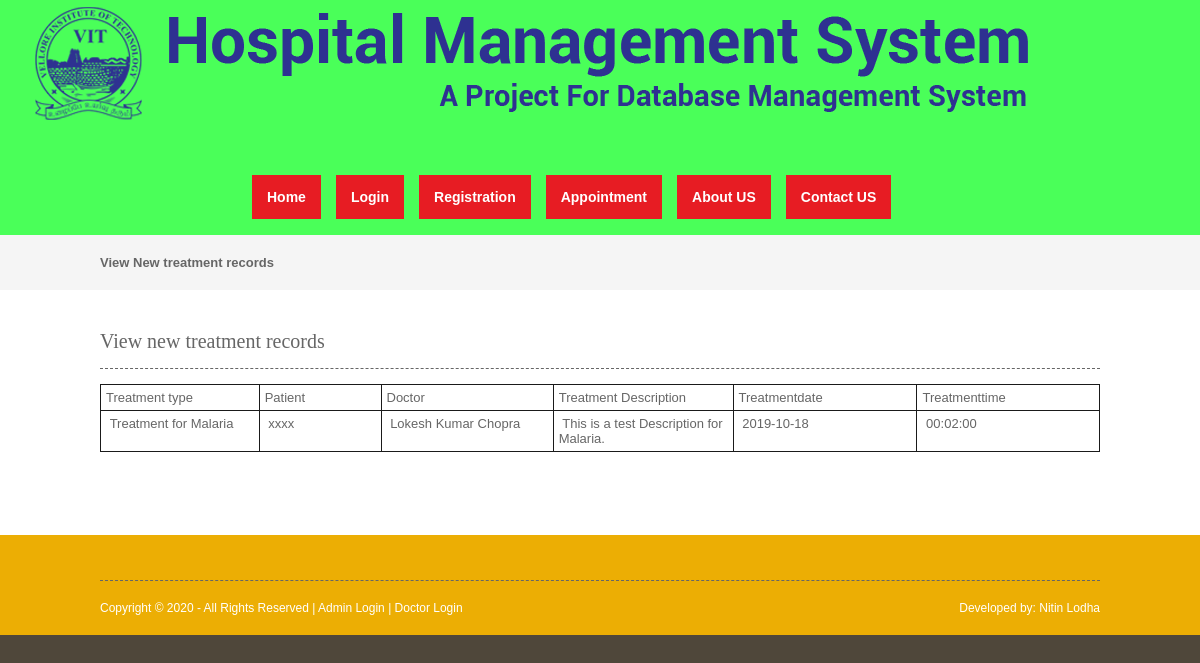
The page /viewtreatmentrecord.php on the database its author committed.
### tables this page shows
CREATE TABLE `treatment_records` (
  `treatment_records_id` int(10) NOT NULL,
  `treatmentid` int(10) NOT NULL,
  `appointmentid` int(10) NOT NULL,
  `patientid` int(10) NOT NULL,
  `doctorid` int(10) NOT NULL,
  `treatment_description` text NOT NULL,
  `uploads` varchar(100) NOT NULL,
  `treatment_date` date NOT NULL,
  `treatment_time` time NOT NULL DEFAULT current_timestamp(),
  `status` varchar(10) NOT NULL
);

CREATE TABLE `treatment` (
  `treatmentid` int(10) NOT NULL,
  `treatmenttype` varchar(25) NOT NULL,
  `treatment_cost` decimal(10,2) NOT NULL,
  `note` text NOT NULL,
  `status` varchar(10) NOT NULL
);

CREATE TABLE `patient` (
  `patientid` int(10) NOT NULL,
  `patientname` varchar(50) NOT NULL,
  `admissiondate` date NOT NULL,
  `admissiontime` time NOT NULL,
  `address` varchar(250) NOT NULL,
  `mobileno` varchar(15) NOT NULL,
  `city` varchar(25) NOT NULL,
  `pincode` varchar(20) NOT NULL,
  `loginid` varchar(50) NOT NULL,
  `password` varchar(25) NOT NULL,
  `bloodgroup` varchar(20) NOT NULL,
  `gender` varchar(10) NOT NULL,
  `dob` date NOT NULL,
  `status` varchar(10) NOT NULL
);

CREATE TABLE `doctor` (
  `doctorid` int(10) NOT NULL,
  `doctorname` varchar(50) NOT NULL,
  `mobileno` varchar(15) NOT NULL,
  `departmentid` int(10) NOT NULL,
  `loginid` varchar(25) NOT NULL,
  `password` varchar(25) NOT NULL,
  `status` varchar(10) NOT NULL,
  `education` varchar(25) NOT NULL,
  `experience` float(11,1) NOT NULL,
  `consultancy_charge` float(10,2) NOT NULL
);

### viewtreatmentrecord.php (the view, shortened to what this page needs)
<?php
include("header.php");
include("dbconnection.php");
?>
<div class="wrapper col2">
  <div id="breadcrumb">
    <ul>
      <li class="first">View New treatment records</li></ul>
  </div>
</div>
<div class="wrapper col4">
  <div id="container">
    <h1>View new treatment records</h1>
    <form method="post" action="">
      <table width="692" border="3">
        <tbody>
          <tr>
            <td width="71">Treatment type</td>
            <td width="52">Patient</td>
            <td width="78">Doctor</td>
            <td width="82">Treatment Description</td>
            <td width="43">Treatmentdate</td>
            <td width="43">Treatmenttime</td>
          </tr>
          <?php
		$sql ="SELECT * FROM treatment_records where status='Active'";
		$qsql = mysqli_query($con,$sql);
		while($rs = mysqli_fetch_array($qsql))
		{
			$sqlpat = "SELECT * FROM patient WHERE patientid='$rs[patientid]'";
			$qsqlpat = mysqli_query($con,$sqlpat);
			$rspat = mysqli_fetch_array($qsqlpat);
			$sqldoc= "SELECT * FROM doctor WHERE doctorid='$rs[doctorid]'";
			$qsqldoc = mysqli_query($con,$sqldoc);
			$rsdoc = mysqli_fetch_array($qsqldoc);
			$sqltreatment= "SELECT * FROM treatment WHERE treatmentid='$rs[treatmentid]'";
			$qsqltreatment = mysqli_query($con,$sqltreatment);
			$rstreatment = mysqli_fetch_array($qsqltreatment);
        echo "<tr>
          <td>&nbsp;$rstreatment[treatmenttype]</td>
		   <td>&nbsp;$rspat[patientname]</td>
		    <td>&nbsp;$rsdoc[doctorname]</td>
			<td>&nbsp;$rs[treatment_description]</td>
			 <td>&nbsp;$rs[treatment_date]</td>
			  <td>&nbsp;$rs[treatment_time]</td>";
       echo " </tr>";
		}
		?>
        </tbody>
      </table>
    </form>
    <p>&nbsp;</p>
  </div>
</div>
<?php
include("footer.php");
?>

### layout/styles/layout.css (style rules this page uses)
html { overflow-y: scroll; }
body { margin: 0; padding: 0; font-size: 13px; font-family: verdana, Arial, Helvetica, sans-serif; color: #ffffff; background-color: #4f473a; }
div.wrapper { display: block; width: 100%; margin: 0; text-align: left; }
.col2 { color: #666666; background-color: #f5f5f5; }
.col3, .col4 { color: #666666; background-color: #ffffff; }
#head, #gallery, #breadcrumb, #container, #footer { display: block; position: relative; width: 1000px; margin: 0 auto; }
#breadcrumb { padding: 20px 0; }
#breadcrumb ul { margin: 0; padding: 0; list-style: none; }
#breadcrumb ul li { display: inline; }
#breadcrumb ul li.first { font-weight: bold; }
#container { padding: 40px 0; }
#container h1, #container h2, #container h3, #container h4, #container h5, #container h6 { margin: 0 0 15px 0; padding: 0 0 15px 0; line-height: normal; font-weight: normal; font-size: 20px; font-family: Georgia, "Times New Roman", Times, serif; border-bottom: 1px dashed #666666; }

### layout/styles/forms.css (style rules this page uses)
form, fieldset, legend { margin: 0; padding: 0; border: none; }

### layout/styles/tables.css (style rules this page uses)
table { width:100%; border-collapse:collapse; table-layout:auto; vertical-align:top; margin-bottom:15px; border:1px solid rgb(26, 26, 26); }
table tbody td { vertical-align:top; border-collapse:collapse; }
table thead th, table tbody td { padding:5px; border-collapse:collapse; }

### rows shown on the page
treatment_records: treatmentid.treatmenttype "Treatment for Malaria", patientid.patientname "xxxx", doctorid.doctorname "Lokesh Kumar Chopra", treatment_description "This is a test Description for Malaria.", treatment_date "2019-10-18", treatment_time "00:02:00"
